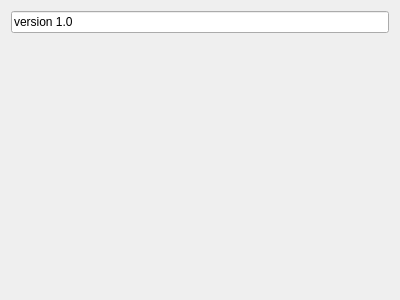
<?xml version="1.0" encoding="UTF-8"?>
<ui version="4.0">
 <class>APropos</class>
 <widget class="QDialog" name="APropos">
  <property name="geometry">
   <rect>
    <x>0</x>
    <y>0</y>
    <width>400</width>
    <height>300</height>
   </rect>
  </property>
  <property name="windowTitle">
   <string>Dialog</string>
  </property>
  <layout class="QVBoxLayout" name="verticalLayout_2">
   <item>
    <layout class="QVBoxLayout" name="verticalLayout">
     <item>
      <widget class="QLineEdit" name="lineEdit">
       <property name="text">
        <string>version 1.0</string>
       </property>
       <property name="maxLength">
        <number>32762</number>
       </property>
       <property name="readOnly">
        <bool>true</bool>
       </property>
      </widget>
     </item>
     <item>
      <widget class="QLabel" name="label">
       <property name="text">
        <string/>
       </property>
       <property name="pixmap">
        <pixmap resource="maressource.qrc">:/Capture d’écran du 2018-11-23 10-04-05.png</pixmap>
       </property>
      </widget>
     </item>
    </layout>
   </item>
  </layout>
 </widget>
 <resources>
  <include location="maressource.qrc"/>
 </resources>
 <connections/>
</ui>
